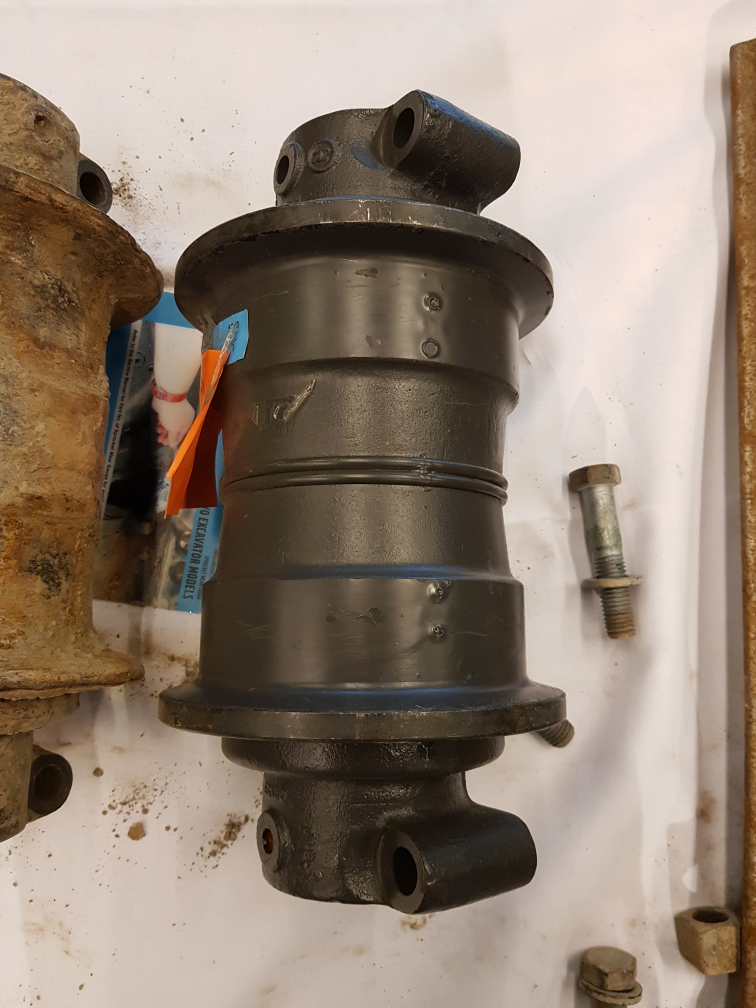
#> input picture python test/edge/20181124_105341.jpg, 3024 x 4032 px (shown at 1/4 size)
$ python laplace_and_sobel.py --image '../../python test/edge/20181124_105341.jpg'   (Python 2 division)   (older library calls are emulated)
#> lines starting #> are read from the running program, lines starting #| are printed output that depends on the picture; after the words box and inside, x2 and y2 are one past the last pixel; in counts of white or black regions, pixels touching at a corner belong together
#> further down, image is the input picture: shape (4032, 3024, 3); mean B, G, R 116.1, 130.2, 146.3
import argparse
import cv2
import numpy as np

def resize_to_screen(src, maxw=1280, maxh=700, copy=False):

#> called with maxw = 1280, maxh = 700, copy = False
    height, width = src.shape[:2]
#> height = 4032; width = 3024

    scl_x = float(width)/maxw
#> scl_x = 2.36
    scl_y = float(height)/maxh
#> scl_y = 5.76

    scl = int(np.ceil(max(scl_x, scl_y)))
#> scl = 6

    if scl > 1.0:
        inv_scl = 1.0/scl
#> inv_scl = 0.167
        img = cv2.resize(src, (0, 0), None, inv_scl, inv_scl, cv2.INTER_AREA)
    elif copy:
        img = src.copy()
    else:
        img = src

    return img

ap = argparse.ArgumentParser()
ap.add_argument("-i", "--image", required=True,
                help="Path to the image")
args = vars(ap.parse_args())

image = cv2.imread(args["image"])
image = resize_to_screen(image)
grayscale = cv2.cvtColor(image, cv2.COLOR_BGR2GRAY)
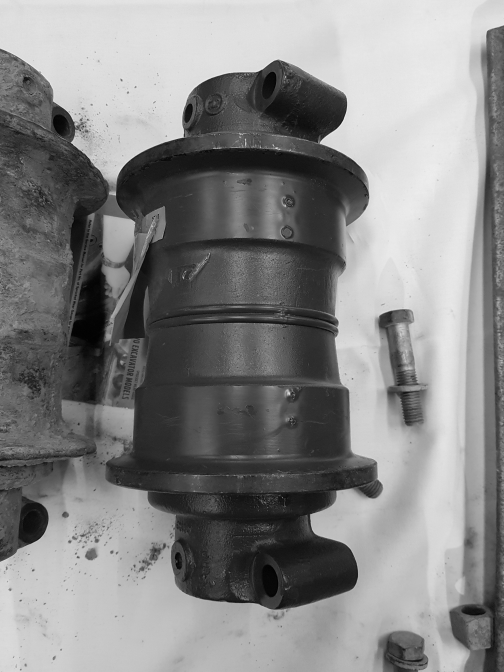
#> grayscale: shape (672, 504); min 2, max 238, mean 133.4
lap = cv2.Laplacian(grayscale, cv2.CV_64F)
lap = np.uint8(np.absolute(lap))
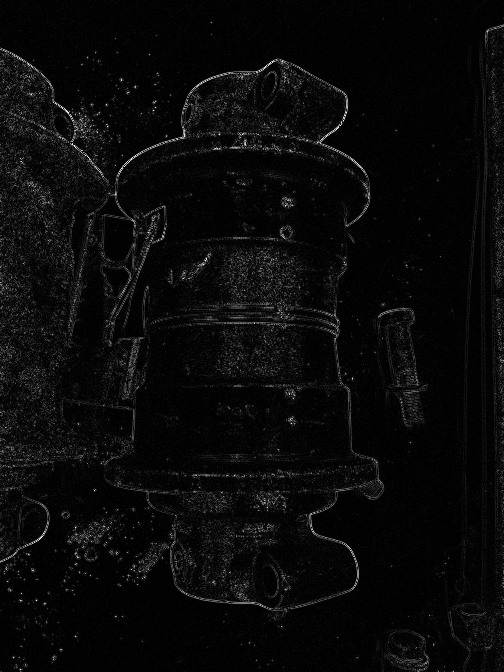
#> lap: shape (672, 504); min 0, max 254, mean 9.5

sobelx = cv2.Sobel(grayscale, cv2.CV_64F, 1, 0)
sobely = cv2.Sobel(grayscale, cv2.CV_64F, 0, 1)
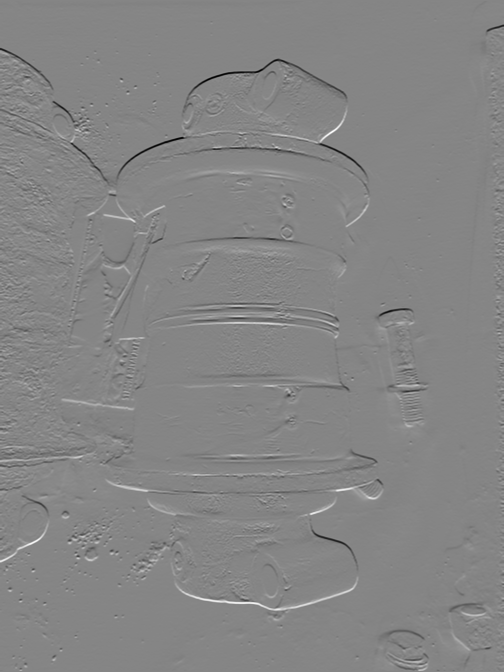
#> sobely: shape (672, 504) float64; min -743, max 677, mean -0.7; drawn with min black and max white

sobelx = np.uint8(np.absolute(sobelx))
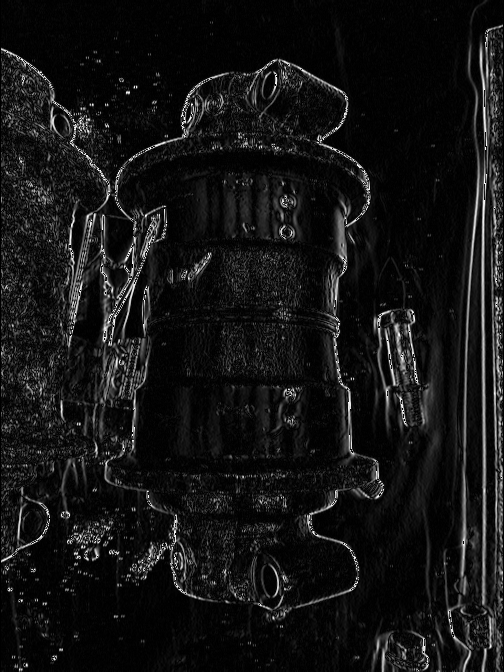
#> sobelx: shape (672, 504); min 0, max 255, mean 20.2
sobely = np.uint8(np.absolute(sobely))
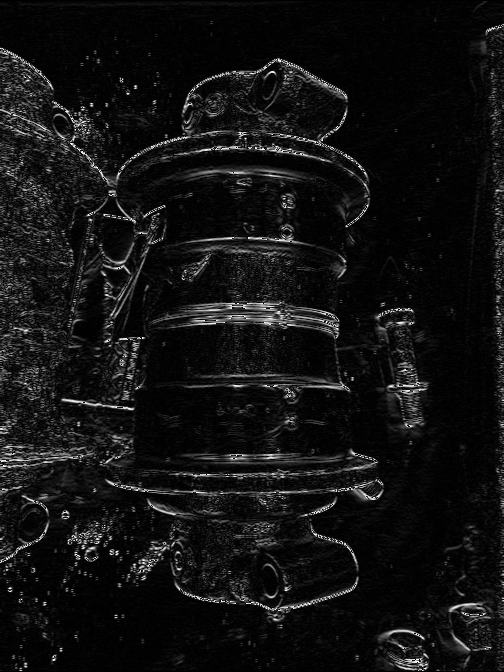
#> sobely: shape (672, 504); min 0, max 255, mean 18.1
sobelcombined = cv2.bitwise_or(sobelx, sobely)
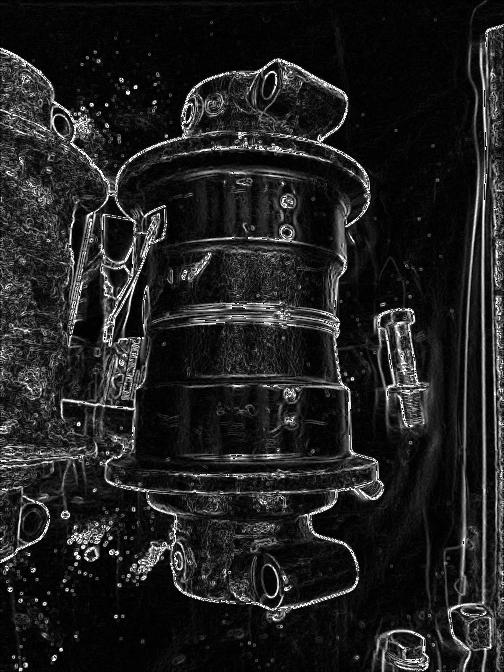
#> sobelcombined: shape (672, 504); min 0, max 255, mean 32.5
#cv2.imshow("sobel combined", sobelcombined)
cv2.imwrite("output1.jpg", sobelcombined)

(_, cnts, _) = cv2.findContours(sobelcombined.copy(), cv2.RETR_EXTERNAL, cv2.CHAIN_APPROX_SIMPLE)
#> cnts = 1 contour; box (x1, y1, x2, y2) and area: (0, 0, 504, 672) 337239

print "Contours in the image, %d" % (len(cnts))
#| Contours in the image, 1

shape = image.copy()
cv2.drawContours(shape, cnts, -1, (0, 255, 0), 2)
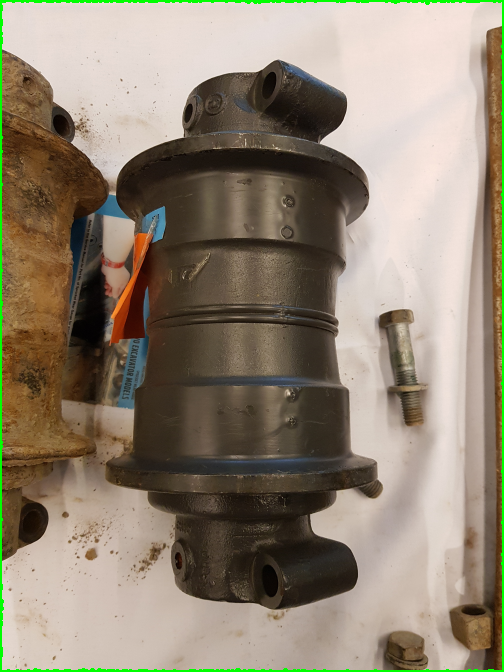
#> shape: shape (672, 504, 3); mean B, G, R 114.1, 131.8, 143.5
cv2.imshow("Edges", shape)
cv2.imwrite("output.jpg", shape)

cv2.waitKey(0)
